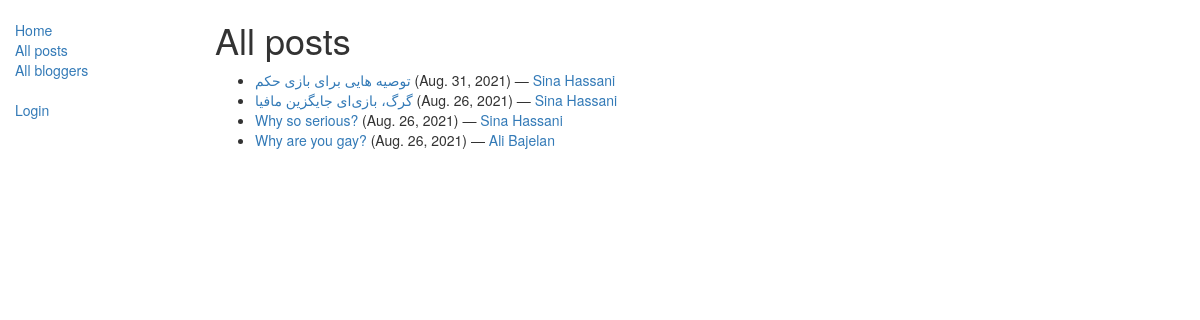
The app's page /blog/all with its own data.
### blog/models.py (models this page shows, shortened)
class Post(models.Model):
    title = models.CharField(max_length=100)
    date = models.DateTimeField(auto_now=True)
    description = models.TextField(max_length=1000)
    author = models.ForeignKey('Blogger', on_delete=models.SET_NULL, null=True)
    class Meta:
        ordering = ['-date']
    def get_absolute_url(self):
        return reverse('post-detail', args=[str(self.id)])

class Blogger(models.Model):
    name = models.CharField(max_length=50)
    biography = models.TextField(max_length=100)
    def __str__(self):
        return self.name

### blog/views.py (the view)
# urls.py: path('all',views.PostListView.as_view(),name='all'),
class PostListView(generic.ListView):
    model = Post
    paginate_by = 20

### blog/templates/blog/post_list.html
{% extends "base_generic.html" %}
{% block content %}
    <h1>All posts</h1>
    {% if post_list %}
    <ul>
      {% for post in post_list %}
      <li>
        <a href="{{ post.get_absolute_url }}">{{ post.title }}</a> ({{post.date.date}}) — <a href="{% url 'blogger-detail' post.author.pk %}">{{ post.author }}</a>
      </li>
      {% endfor %}
    </ul>
    {% else %}
      <p>There are no posts.</p>
    {% endif %}
{% endblock %}

### records on screen
Post: title "توصیه هایی برای بازی حکم", date "Aug. 31, 2021", author "Sina Hassani"
Post: title "گرگ، بازی‌ای جایگزین مافیا", date "Aug. 26, 2021", author "Sina Hassani"
Post: title "Why so serious?", date "Aug. 26, 2021", author "Sina Hassani"
Post: title "Why are you gay?", date "Aug. 26, 2021", author "Ali Bajelan"
